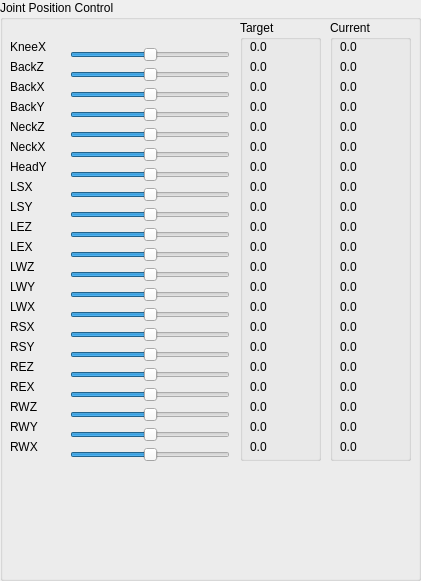
  <widget class="QGroupBox" name="Position_Control_Group">
   <property name="geometry">
    <rect>
     <x>20</x>
     <y>150</y>
     <width>421</width>
     <height>581</height>
    </rect>
   </property>
   <property name="title">
    <string>Joint Position Control</string>
   </property>
   <widget class="QLabel" name="label">
    <property name="geometry">
     <rect>
      <x>10</x>
      <y>40</y>
      <width>59</width>
      <height>14</height>
     </rect>
    </property>
    <property name="text">
     <string>KneeX</string>
    </property>
   </widget>
   <widget class="QLabel" name="label_2">
    <property name="geometry">
     <rect>
      <x>10</x>
      <y>60</y>
      <width>59</width>
      <height>14</height>
     </rect>
    </property>
    <property name="text">
     <string>BackZ</string>
    </property>
   </widget>
   <widget class="QLabel" name="label_3">
    <property name="geometry">
     <rect>
      <x>10</x>
      <y>80</y>
      <width>59</width>
      <height>14</height>
     </rect>
    </property>
    <property name="text">
     <string>BackX</string>
    </property>
   </widget>
   <widget class="QLabel" name="label_4">
    <property name="geometry">
     <rect>
      <x>10</x>
      <y>100</y>
      <width>59</width>
      <height>14</height>
     </rect>
    </property>
    <property name="text">
     <string>BackY</string>
    </property>
   </widget>
   <widget class="QLabel" name="label_5">
    <property name="geometry">
     <rect>
      <x>10</x>
      <y>120</y>
      <width>59</width>
      <height>14</height>
     </rect>
    </property>
    <property name="text">
     <string>NeckZ</string>
    </property>
   </widget>
   <widget class="QLabel" name="label_6">
    <property name="geometry">
     <rect>
      <x>10</x>
      <y>140</y>
      <width>59</width>
      <height>14</height>
     </rect>
    </property>
    <property name="text">
     <string>NeckX</string>
    </property>
   </widget>
   <widget class="QLabel" name="label_7">
    <property name="geometry">
     <rect>
      <x>10</x>
      <y>160</y>
      <width>59</width>
      <height>14</height>
     </rect>
    </property>
    <property name="text">
     <string>HeadY</string>
    </property>
   </widget>
   <widget class="QLabel" name="label_8">
    <property name="geometry">
     <rect>
      <x>10</x>
      <y>180</y>
      <width>59</width>
      <height>14</height>
     </rect>
    </property>
    <property name="text">
     <string>LSX</string>
    </property>
   </widget>
   <widget class="QLabel" name="label_9">
    <property name="geometry">
     <rect>
      <x>10</x>
      <y>200</y>
      <width>59</width>
      <height>14</height>
     </rect>
    </property>
    <property name="text">
     <string>LSY</string>
    </property>
   </widget>
   <widget class="QLabel" name="label_10">
    <property name="geometry">
     <rect>
      <x>10</x>
      <y>220</y>
      <width>59</width>
      <height>14</height>
     </rect>
    </property>
    <property name="text">
     <string>LEZ</string>
    </property>
   </widget>
   <widget class="QLabel" name="label_11">
    <property name="geometry">
     <rect>
      <x>10</x>
      <y>240</y>
      <width>59</width>
      <height>14</height>
     </rect>
    </property>
    <property name="text">
     <string>LEX</string>
    </property>
   </widget>
   <widget class="QLabel" name="label_12">
    <property name="geometry">
     <rect>
      <x>10</x>
      <y>260</y>
      <width>59</width>
      <height>14</height>
     </rect>
    </property>
    <property name="text">
     <string>LWZ</string>
    </property>
   </widget>
   <widget class="QLabel" name="label_13">
    <property name="geometry">
     <rect>
      <x>10</x>
      <y>280</y>
      <width>59</width>
      <height>14</height>
     </rect>
    </property>
    <property name="text">
     <string>LWY</string>
    </property>
   </widget>
   <widget class="QGroupBox" name="Current_Group">
    <property name="geometry">
     <rect>
      <x>330</x>
      <y>20</y>
      <width>81</width>
      <height>441</height>
     </rect>
    </property>
    <property name="title">
     <string>Current</string>
    </property>
    <widget class="QLabel" name="Joint_Current_Label_8">
     <property name="geometry">
      <rect>
       <x>10</x>
       <y>180</y>
       <width>59</width>
       <height>14</height>
      </rect>
     </property>
     <property name="text">
      <string>0.0</string>
     </property>
    </widget>
    <widget class="QLabel" name="Joint_Current_Label_7">
     <property name="geometry">
      <rect>
       <x>10</x>
       <y>160</y>
       <width>59</width>
       <height>14</height>
      </rect>
     </property>
     <property name="text">
      <string>0.0</string>
     </property>
    </widget>
    <widget class="QLabel" name="Joint_Current_Label_4">
     <property name="geometry">
      <rect>
       <x>10</x>
       <y>100</y>
       <width>59</width>
       <height>14</height>
      </rect>
     </property>
     <property name="text">
      <string>0.0</string>
     </property>
    </widget>
    <widget class="QLabel" name="Joint_Current_Label_11">
     <property name="geometry">
      <rect>
       <x>10</x>
       <y>240</y>
       <width>59</width>
       <height>14</height>
      </rect>
     </property>
     <property name="text">
      <string>0.0</string>
     </property>
    </widget>
    <widget class="QLabel" name="Joint_Current_Label_6">
     <property name="geometry">
      <rect>
       <x>10</x>
       <y>140</y>
       <width>59</width>
       <height>14</height>
      </rect>
     </property>
     <property name="text">
      <string>0.0</string>
     </property>
    </widget>
    <widget class="QLabel" name="Joint_Current_Label_9">
     <property name="geometry">
      <rect>
       <x>10</x>
       <y>200</y>
       <width>59</width>
       <height>14</height>
      </rect>
     </property>
     <property name="text">
      <string>0.0</string>
     </property>
    </widget>
    <widget class="QLabel" name="Joint_Current_Label_0">
     <property name="geometry">
      <rect>
       <x>10</x>
       <y>20</y>
       <width>59</width>
       <height>14</height>
      </rect>
     </property>
     <property name="text">
      <string>0.0</string>
     </property>
    </widget>
    <widget class="QLabel" name="Joint_Current_Label_1">
     <property name="geometry">
      <rect>
       <x>10</x>
       <y>40</y>
       <width>59</width>
       <height>14</height>
      </rect>
     </property>
     <property name="text">
      <string>0.0</string>
     </property>
    </widget>
    <widget class="QLabel" name="Joint_Current_Label_2">
     <property name="geometry">
      <rect>
       <x>10</x>
       <y>60</y>
       <width>59</width>
       <height>14</height>
      </rect>
     </property>
     <property name="text">
      <string>0.0</string>
     </property>
    </widget>
    <widget class="QLabel" name="Joint_Current_Label_5">
     <property name="geometry">
      <rect>
       <x>10</x>
       <y>120</y>
       <width>59</width>
       <height>14</height>
      </rect>
     </property>
     <property name="text">
      <string>0.0</string>
     </property>
    </widget>
    <widget class="QLabel" name="Joint_Current_Label_10">
     <property name="geometry">
      <rect>
       <x>10</x>
       <y>220</y>
       <width>59</width>
       <height>14</height>
      </rect>
     </property>
     <property name="text">
      <string>0.0</string>
     </property>
    </widget>
    <widget class="QLabel" name="Joint_Current_Label_3">
     <property name="geometry">
      <rect>
       <x>10</x>
       <y>80</y>
       <width>59</width>
       <height>14</height>
      </rect>
     </property>
     <property name="text">
      <string>0.0</string>
     </property>
    </widget>
    <widget class="QLabel" name="Joint_Current_Label_12">
     <property name="geometry">
      <rect>
       <x>10</x>
       <y>260</y>
       <width>59</width>
       <height>14</height>
      </rect>
     </property>
     <property name="text">
      <string>0.0</string>
     </property>
    </widget>
    <widget class="QLabel" name="Joint_Current_Label_15">
     <property name="geometry">
      <rect>
       <x>10</x>
       <y>320</y>
       <width>59</width>
       <height>14</height>
      </rect>
     </property>
     <property name="text">
      <string>0.0</string>
     </property>
    </widget>
    <widget class="QLabel" name="Joint_Current_Label_16">
     <property name="geometry">
      <rect>
       <x>10</x>
       <y>340</y>
       <width>59</width>
       <height>14</height>
      </rect>
     </property>
     <property name="text">
      <string>0.0</string>
     </property>
    </widget>
    <widget class="QLabel" name="Joint_Current_Label_18">
     <property name="geometry">
      <rect>
       <x>10</x>
       <y>380</y>
       <width>59</width>
       <height>14</height>
      </rect>
     </property>
     <property name="text">
      <string>0.0</string>
     </property>
    </widget>
    <widget class="QLabel" name="Joint_Current_Label_17">
     <property name="geometry">
      <rect>
       <x>10</x>
       <y>360</y>
       <width>59</width>
       <height>14</height>
      </rect>
     </property>
     <property name="text">
      <string>0.0</string>
     </property>
    </widget>
    <widget class="QLabel" name="Joint_Current_Label_14">
     <property name="geometry">
      <rect>
       <x>10</x>
       <y>300</y>
       <width>59</width>
       <height>14</height>
      </rect>
     </property>
     <property name="text">
      <string>0.0</string>
     </property>
    </widget>
    <widget class="QLabel" name="Joint_Current_Label_19">
     <property name="geometry">
      <rect>
       <x>10</x>
       <y>400</y>
       <width>59</width>
       <height>14</height>
      </rect>
     </property>
     <property name="text">
      <string>0.0</string>
     </property>
    </widget>
    <widget class="QLabel" name="Joint_Current_Label_13">
     <property name="geometry">
      <rect>
       <x>10</x>
       <y>280</y>
       <width>59</width>
       <height>14</height>
      </rect>
     </property>
     <property name="text">
      <string>0.0</string>
     </property>
    </widget>
    <widget class="QLabel" name="Joint_Current_Label_20">
     <property name="geometry">
      <rect>
       <x>10</x>
       <y>420</y>
       <width>59</width>
       <height>14</height>
      </rect>
     </property>
     <property name="text">
      <string>0.0</string>
     </property>
    </widget>
   </widget>
   <widget class="QGroupBox" name="Target_Group">
    <property name="geometry">
     <rect>
      <x>240</x>
      <y>20</y>
      <width>81</width>
      <height>441</height>
     </rect>
    </property>
    <property name="title">
     <string>Target</string>
    </property>
    <property name="flat">
     <bool>false</bool>
    </property>
    <widget class="QLabel" name="Joint_Target_Label_8">
     <property name="geometry">
      <rect>
       <x>10</x>
       <y>180</y>
       <width>59</width>
       <height>14</height>
      </rect>
     </property>
     <property name="text">
      <string>0.0</string>
     </property>
    </widget>
    <widget class="QLabel" name="Joint_Target_Label_7">
     <property name="geometry">
      <rect>
       <x>10</x>
       <y>160</y>
       <width>59</width>
       <height>14</height>
      </rect>
     </property>
     <property name="text">
      <string>0.0</string>
     </property>
    </widget>
    <widget class="QLabel" name="Joint_Target_Label_4">
     <property name="geometry">
      <rect>
       <x>10</x>
       <y>100</y>
       <width>59</width>
       <height>14</height>
      </rect>
     </property>
     <property name="text">
      <string>0.0</string>
     </property>
    </widget>
    <widget class="QLabel" name="Joint_Target_Label_11">
     <property name="geometry">
      <rect>
       <x>10</x>
       <y>240</y>
       <width>59</width>
       <height>14</height>
      </rect>
     </property>
     <property name="text">
      <string>0.0</string>
     </property>
    </widget>
    <widget class="QLabel" name="Joint_Target_Label_13">
     <property name="geometry">
      <rect>
       <x>10</x>
       <y>280</y>
       <width>59</width>
       <height>14</height>
      </rect>
     </property>
     <property name="text">
      <string>0.0</string>
     </property>
    </widget>
    <widget class="QLabel" name="Joint_Target_Label_6">
     <property name="geometry">
      <rect>
       <x>10</x>
       <y>140</y>
       <width>59</width>
       <height>14</height>
      </rect>
     </property>
     <property name="text">
      <string>0.0</string>
     </property>
    </widget>
    <widget class="QLabel" name="Joint_Target_Label_9">
     <property name="geometry">
      <rect>
       <x>10</x>
       <y>200</y>
       <width>59</width>
       <height>14</height>
      </rect>
     </property>
     <property name="text">
      <string>0.0</string>
     </property>
    </widget>
    <widget class="QLabel" name="Joint_Target_Label_0">
     <property name="geometry">
      <rect>
       <x>10</x>
       <y>20</y>
       <width>59</width>
       <height>14</height>
      </rect>
     </property>
     <property name="text">
      <string>0.0</string>
     </property>
    </widget>
    <widget class="QLabel" name="Joint_Target_Label_1">
     <property name="geometry">
      <rect>
       <x>10</x>
       <y>40</y>
       <width>59</width>
       <height>14</height>
      </rect>
     </property>
     <property name="text">
      <string>0.0</string>
     </property>
    </widget>
    <widget class="QLabel" name="Joint_Target_Label_2">
     <property name="geometry">
      <rect>
       <x>10</x>
       <y>60</y>
       <width>59</width>
       <height>14</height>
      </rect>
     </property>
     <property name="text">
      <string>0.0</string>
     </property>
    </widget>
    <widget class="QLabel" name="Joint_Target_Label_5">
     <property name="geometry">
      <rect>
       <x>10</x>
       <y>120</y>
       <width>59</width>
       <height>14</height>
      </rect>
     </property>
     <property name="text">
      <string>0.0</string>
     </property>
    </widget>
    <widget class="QLabel" name="Joint_Target_Label_10">
     <property name="geometry">
      <rect>
       <x>10</x>
       <y>220</y>
       <width>59</width>
       <height>14</height>
      </rect>
     </property>
     <property name="text">
      <string>0.0</string>
     </property>
    </widget>
    <widget class="QLabel" name="Joint_Target_Label_3">
     <property name="geometry">
      <rect>
       <x>10</x>
       <y>80</y>
       <width>59</width>
       <height>14</height>
      </rect>
     </property>
     <property name="text">
      <string>0.0</string>
     </property>
    </widget>
    <widget class="QLabel" name="Joint_Target_Label_12">
     <property name="geometry">
      <rect>
       <x>10</x>
       <y>260</y>
       <width>59</width>
       <height>14</height>
      </rect>
     </property>
     <property name="text">
      <string>0.0</string>
     </property>
    </widget>
    <widget class="QLabel" name="Joint_Target_Label_15">
     <property name="geometry">
      <rect>
       <x>10</x>
       <y>320</y>
       <width>59</width>
       <height>14</height>
      </rect>
     </property>
     <property name="text">
      <string>0.0</string>
     </property>
    </widget>
    <widget class="QLabel" name="Joint_Target_Label_14">
     <property name="geometry">
      <rect>
       <x>10</x>
       <y>300</y>
       <width>59</width>
       <height>14</height>
      </rect>
     </property>
     <property name="text">
      <string>0.0</string>
     </property>
    </widget>
    <widget class="QLabel" name="Joint_Target_Label_18">
     <property name="geometry">
      <rect>
       <x>10</x>
       <y>380</y>
       <width>59</width>
       <height>14</height>
      </rect>
     </property>
     <property name="text">
      <string>0.0</string>
     </property>
    </widget>
    <widget class="QLabel" name="Joint_Target_Label_16">
     <property name="geometry">
      <rect>
       <x>10</x>
       <y>340</y>
       <width>59</width>
       <height>14</height>
      </rect>
     </property>
     <property name="text">
      <string>0.0</string>
     </property>
    </widget>
    <widget class="QLabel" name="Joint_Target_Label_19">
     <property name="geometry">
      <rect>
       <x>10</x>
       <y>400</y>
       <width>59</width>
       <height>14</height>
      </rect>
     </property>
     <property name="text">
      <string>0.0</string>
     </property>
    </widget>
    <widget class="QLabel" name="Joint_Target_Label_17">
     <property name="geometry">
      <rect>
       <x>10</x>
       <y>360</y>
       <width>59</width>
       <height>14</height>
      </rect>
     </property>
     <property name="text">
      <string>0.0</string>
     </property>
    </widget>
    <widget class="QLabel" name="Joint_Target_Label_20">
     <property name="geometry">
      <rect>
       <x>10</x>
       <y>420</y>
       <width>59</width>
       <height>14</height>
      </rect>
     </property>
     <property name="text">
      <string>0.0</string>
     </property>
    </widget>
   </widget>
   <widget class="QSlider" name="Body_T_S_0">
    <property name="geometry">
     <rect>
      <x>70</x>
      <y>40</y>
      <width>160</width>
      <height>29</height>
     </rect>
    </property>
    <property name="maximum">
     <number>100</number>
    </property>
    <property name="sliderPosition">
     <number>50</number>
    </property>
    <property name="orientation">
     <enum>Qt::Horizontal</enum>
    </property>
   </widget>
   <widget class="QSlider" name="Body_T_S_1">
    <property name="geometry">
     <rect>
      <x>70</x>
      <y>60</y>
      <width>160</width>
      <height>29</height>
     </rect>
    </property>
    <property name="maximum">
     <number>100</number>
    </property>
    <property name="sliderPosition">
     <number>50</number>
    </property>
    <property name="orientation">
     <enum>Qt::Horizontal</enum>
    </property>
   </widget>
   <widget class="QSlider" name="Body_T_S_2">
    <property name="geometry">
     <rect>
      <x>70</x>
      <y>80</y>
      <width>160</width>
      <height>29</height>
     </rect>
    </property>
    <property name="maximum">
     <number>100</number>
    </property>
    <property name="sliderPosition">
     <number>50</number>
    </property>
    <property name="orientation">
     <enum>Qt::Horizontal</enum>
    </property>
   </widget>
   <widget class="QSlider" name="Body_T_S_3">
    <property name="geometry">
     <rect>
      <x>70</x>
      <y>100</y>
      <width>160</width>
      <height>29</height>
     </rect>
    </property>
    <property name="maximum">
     <number>100</number>
    </property>
    <property name="sliderPosition">
     <number>50</number>
    </property>
    <property name="orientation">
     <enum>Qt::Horizontal</enum>
    </property>
   </widget>
   <widget class="QSlider" name="Body_T_S_4">
    <property name="geometry">
     <rect>
      <x>70</x>
      <y>120</y>
      <width>160</width>
      <height>29</height>
     </rect>
    </property>
    <property name="maximum">
     <number>100</number>
    </property>
    <property name="sliderPosition">
     <number>50</number>
    </property>
    <property name="orientation">
     <enum>Qt::Horizontal</enum>
    </property>
   </widget>
   <widget class="QSlider" name="Body_T_S_5">
    <property name="geometry">
     <rect>
      <x>70</x>
      <y>140</y>
      <width>160</width>
      <height>29</height>
     </rect>
    </property>
    <property name="maximum">
     <number>100</number>
    </property>
    <property name="sliderPosition">
     <number>50</number>
    </property>
    <property name="orientation">
     <enum>Qt::Horizontal</enum>
    </property>
   </widget>
   <widget class="QSlider" name="Body_T_S_6">
    <property name="geometry">
     <rect>
      <x>70</x>
      <y>160</y>
      <width>160</width>
      <height>29</height>
     </rect>
    </property>
    <property name="maximum">
     <number>100</number>
    </property>
    <property name="sliderPosition">
     <number>50</number>
    </property>
    <property name="orientation">
     <enum>Qt::Horizontal</enum>
    </property>
   </widget>
   <widget class="QSlider" name="Left_Arm_T_S_0">
    <property name="geometry">
     <rect>
      <x>70</x>
      <y>180</y>
      <width>160</width>
      <height>29</height>
     </rect>
    </property>
    <property name="maximum">
     <number>100</number>
    </property>
    <property name="sliderPosition">
     <number>50</number>
    </property>
    <property name="orientation">
     <enum>Qt::Horizontal</enum>
    </property>
   </widget>
   <widget class="QSlider" name="Left_Arm_T_S_1">
    <property name="geometry">
     <rect>
      <x>70</x>
      <y>200</y>
      <width>160</width>
      <height>29</height>
     </rect>
    </property>
    <property name="maximum">
     <number>100</number>
    </property>
    <property name="sliderPosition">
     <number>50</number>
    </property>
    <property name="orientation">
     <enum>Qt::Horizontal</enum>
    </property>
   </widget>
   <widget class="QSlider" name="Left_Arm_T_S_2">
    <property name="geometry">
     <rect>
      <x>70</x>
      <y>220</y>
      <width>160</width>
      <height>29</height>
     </rect>
    </property>
    <property name="maximum">
     <number>100</number>
    </property>
    <property name="sliderPosition">
     <number>50</number>
    </property>
    <property name="orientation">
     <enum>Qt::Horizontal</enum>
    </property>
   </widget>
   <widget class="QSlider" name="Left_Arm_T_S_3">
    <property name="geometry">
     <rect>
      <x>70</x>
      <y>240</y>
      <width>160</width>
      <height>29</height>
     </rect>
    </property>
    <property name="maximum">
     <number>100</number>
    </property>
    <property name="sliderPosition">
     <number>50</number>
    </property>
    <property name="orientation">
     <enum>Qt::Horizontal</enum>
    </property>
   </widget>
   <widget class="QSlider" name="Left_Arm_T_S_4">
    <property name="geometry">
     <rect>
      <x>70</x>
      <y>260</y>
      <width>160</width>
      <height>29</height>
     </rect>
    </property>
    <property name="maximum">
     <number>100</number>
    </property>
    <property name="sliderPosition">
     <number>50</number>
    </property>
    <property name="orientation">
     <enum>Qt::Horizontal</enum>
    </property>
   </widget>
   <widget class="QSlider" name="Left_Arm_T_S_5">
    <property name="geometry">
     <rect>
      <x>70</x>
      <y>280</y>
      <width>160</width>
      <height>29</height>
     </rect>
    </property>
    <property name="maximum">
     <number>100</number>
    </property>
    <property name="sliderPosition">
     <number>50</number>
    </property>
    <property name="orientation">
     <enum>Qt::Horizontal</enum>
    </property>
   </widget>
   <widget class="QLabel" name="label_36">
    <property name="geometry">
     <rect>
      <x>10</x>
      <y>340</y>
      <width>59</width>
      <height>14</height>
     </rect>
    </property>
    <property name="text">
     <string>RSY</string>
    </property>
   </widget>
   <widget class="QLabel" name="label_37">
    <property name="geometry">
     <rect>
      <x>10</x>
      <y>360</y>
      <width>59</width>
      <height>14</height>
     </rect>
    </property>
    <property name="text">
     <string>REZ</string>
    </property>
   </widget>
   <widget class="QSlider" name="Right_Arm_T_S_3">
    <property name="geometry">
     <rect>
      <x>70</x>
      <y>380</y>
      <width>160</width>
      <height>29</height>
     </rect>
    </property>
    <property name="maximum">
     <number>100</number>
    </property>
    <property name="sliderPosition">
     <number>50</number>
    </property>
    <property name="orientation">
     <enum>Qt::Horizontal</enum>
    </property>
   </widget>
   <widget class="QLabel" name="label_38">
    <property name="geometry">
     <rect>
      <x>10</x>
      <y>400</y>
      <width>59</width>
      <height>14</height>
     </rect>
    </property>
    <property name="text">
     <string>RWZ</string>
    </property>
   </widget>
   <widget class="QLabel" name="label_39">
    <property name="geometry">
     <rect>
      <x>10</x>
      <y>420</y>
      <width>59</width>
      <height>14</height>
     </rect>
    </property>
    <property name="text">
     <string>RWY</string>
    </property>
   </widget>
   <widget class="QSlider" name="Right_Arm_T_S_5">
    <property name="geometry">
     <rect>
      <x>70</x>
      <y>420</y>
      <width>160</width>
      <height>29</height>
     </rect>
    </property>
    <property name="maximum">
     <number>100</number>
    </property>
    <property name="sliderPosition">
     <number>50</number>
    </property>
    <property name="orientation">
     <enum>Qt::Horizontal</enum>
    </property>
   </widget>
   <widget class="QSlider" name="Right_Arm_T_S_0">
    <property name="geometry">
     <rect>
      <x>70</x>
      <y>320</y>
      <width>160</width>
      <height>29</height>
     </rect>
    </property>
    <property name="maximum">
     <number>100</number>
    </property>
    <property name="sliderPosition">
     <number>50</number>
    </property>
    <property name="orientation">
     <enum>Qt::Horizontal</enum>
    </property>
   </widget>
   <widget class="QSlider" name="Right_Arm_T_S_2">
    <property name="geometry">
     <rect>
      <x>70</x>
      <y>360</y>
      <width>160</width>
      <height>29</height>
     </rect>
    </property>
    <property name="maximum">
     <number>100</number>
    </property>
    <property name="sliderPosition">
     <number>50</number>
    </property>
    <property name="orientation">
     <enum>Qt::Horizontal</enum>
    </property>
   </widget>
   <widget class="QLabel" name="label_40">
    <property name="geometry">
     <rect>
      <x>10</x>
      <y>320</y>
      <width>59</width>
      <height>14</height>
     </rect>
    </property>
    <property name="text">
     <string>RSX</string>
    </property>
   </widget>
   <widget class="QSlider" name="Right_Arm_T_S_1">
    <property name="geometry">
     <rect>
      <x>70</x>
      <y>340</y>
      <width>160</width>
      <height>29</height>
     </rect>
    </property>
    <property name="maximum">
     <number>100</number>
    </property>
    <property name="sliderPosition">
     <number>50</number>
    </property>
    <property name="orientation">
     <enum>Qt::Horizontal</enum>
    </property>
   </widget>
   <widget class="QLabel" name="label_41">
    <property name="geometry">
     <rect>
      <x>10</x>
      <y>380</y>
      <width>59</width>
      <height>14</height>
     </rect>
    </property>
    <property name="text">
     <string>REX</string>
    </property>
   </widget>
   <widget class="QSlider" name="Right_Arm_T_S_4">
    <property name="geometry">
     <rect>
      <x>70</x>
      <y>400</y>
      <width>160</width>
      <height>29</height>
     </rect>
    </property>
    <property name="maximum">
     <number>100</number>
    </property>
    <property name="sliderPosition">
     <number>50</number>
    </property>
    <property name="orientation">
     <enum>Qt::Horizontal</enum>
    </property>
   </widget>
   <widget class="QSlider" name="Right_Arm_T_S_6">
    <property name="geometry">
     <rect>
      <x>70</x>
      <y>440</y>
      <width>160</width>
      <height>29</height>
     </rect>
    </property>
    <property name="maximum">
     <number>100</number>
    </property>
    <property name="sliderPosition">
     <number>50</number>
    </property>
    <property name="orientation">
     <enum>Qt::Horizontal</enum>
    </property>
   </widget>
   <widget class="QLabel" name="label_42">
    <property name="geometry">
     <rect>
      <x>10</x>
      <y>440</y>
      <width>59</width>
      <height>14</height>
     </rect>
    </property>
    <property name="text">
     <string>RWX</string>
    </property>
   </widget>
   <widget class="QSlider" name="Left_Arm_T_S_6">
    <property name="geometry">
     <rect>
      <x>70</x>
      <y>300</y>
      <width>160</width>
      <height>29</height>
     </rect>
    </property>
    <property name="maximum">
     <number>100</number>
    </property>
    <property name="sliderPosition">
     <number>50</number>
    </property>
    <property name="orientation">
     <enum>Qt::Horizontal</enum>
    </property>
   </widget>
   <widget class="QLabel" name="label_43">
    <property name="geometry">
     <rect>
      <x>10</x>
      <y>300</y>
      <width>59</width>
      <height>14</height>
     </rect>
    </property>
    <property name="text">
     <string>LWX</string>
    </property>
   </widget>
  </widget>
